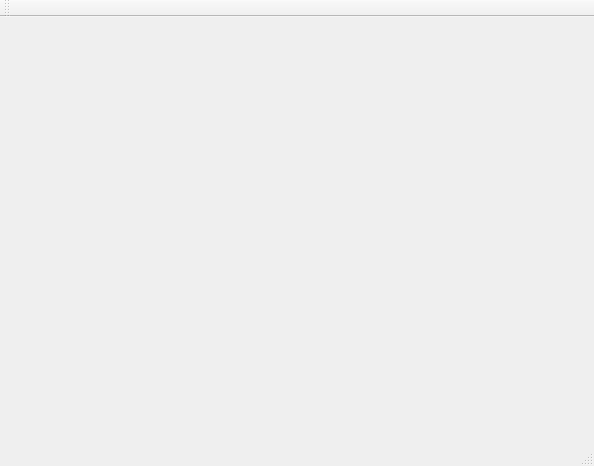
<?xml version="1.0" encoding="UTF-8"?>
<ui version="4.0">
 <class>MainWindow</class>
 <widget class="QMainWindow" name="MainWindow">
  <property name="geometry">
   <rect>
    <x>0</x>
    <y>0</y>
    <width>594</width>
    <height>466</height>
   </rect>
  </property>
  <property name="windowTitle">
   <string>MainWindow</string>
  </property>
  <widget class="QWidget" name="centralWidget">
   <widget class="ImageSwitch" name="imageSwitch">
    <property name="geometry">
     <rect>
      <x>170</x>
      <y>200</y>
      <width>87</width>
      <height>28</height>
     </rect>
    </property>
    <property name="isChecked" stdset="0">
     <bool>true</bool>
    </property>
    <property name="buttonStyle">
     <enum>ImageSwitch::ButtonStyle_2</enum>
    </property>
   </widget>
   <widget class="ImageSwitch" name="imageSwitch_2">
    <property name="geometry">
     <rect>
      <x>200</x>
      <y>320</y>
      <width>87</width>
      <height>28</height>
     </rect>
    </property>
   </widget>
   <widget class="SwitchButton" name="switchButton">
    <property name="geometry">
     <rect>
      <x>390</x>
      <y>210</y>
      <width>60</width>
      <height>30</height>
     </rect>
    </property>
    <property name="buttonStyle">
     <enum>SwitchButton::ButtonStyle_CircleIn</enum>
    </property>
   </widget>
   <widget class="AnimationButton1" name="animationButton1">
    <property name="geometry">
     <rect>
      <x>280</x>
      <y>80</y>
      <width>95</width>
      <height>95</height>
     </rect>
    </property>
   </widget>
   <widget class="AnimationButton2" name="animationButton2">
    <property name="geometry">
     <rect>
      <x>460</x>
      <y>80</y>
      <width>95</width>
      <height>95</height>
     </rect>
    </property>
   </widget>
   <widget class="LightButton" name="lightButton">
    <property name="geometry">
     <rect>
      <x>370</x>
      <y>280</y>
      <width>100</width>
      <height>100</height>
     </rect>
    </property>
   </widget>
   <widget class="ImageCalendar" name="imageCalendar">
    <property name="geometry">
     <rect>
      <x>280</x>
      <y>50</y>
      <width>140</width>
      <height>158</height>
     </rect>
    </property>
    <property name="calendarStyle">
     <enum>ImageCalendar::CalendarStyle_Blue</enum>
    </property>
   </widget>
   <widget class="QwtPlot" name="qwtPlot">
    <property name="geometry">
     <rect>
      <x>50</x>
      <y>70</y>
      <width>201</width>
      <height>91</height>
     </rect>
    </property>
   </widget>
   <widget class="QwBattery" name="qwBattery">
    <property name="geometry">
     <rect>
      <x>30</x>
      <y>240</y>
      <width>111</width>
      <height>41</height>
     </rect>
    </property>
   </widget>
  </widget>
  <widget class="QMenuBar" name="menuBar">
   <property name="geometry">
    <rect>
     <x>0</x>
     <y>0</y>
     <width>594</width>
     <height>23</height>
    </rect>
   </property>
  </widget>
  <widget class="QToolBar" name="mainToolBar">
   <attribute name="toolBarArea">
    <enum>TopToolBarArea</enum>
   </attribute>
   <attribute name="toolBarBreak">
    <bool>false</bool>
   </attribute>
  </widget>
  <widget class="QStatusBar" name="statusBar"/>
 </widget>
 <layoutdefault spacing="6" margin="11"/>
 <customwidgets>
  <customwidget>
   <class>LightButton</class>
   <extends>QWidget</extends>
   <header>lightbutton.h</header>
  </customwidget>
  <customwidget>
   <class>SwitchButton</class>
   <extends>QWidget</extends>
   <header>switchbutton.h</header>
  </customwidget>
  <customwidget>
   <class>AnimationButton1</class>
   <extends>QWidget</extends>
   <header>animationbutton1.h</header>
  </customwidget>
  <customwidget>
   <class>AnimationButton2</class>
   <extends>QWidget</extends>
   <header>animationbutton2.h</header>
  </customwidget>
  <customwidget>
   <class>ImageCalendar</class>
   <extends>QWidget</extends>
   <header>imagecalendar.h</header>
  </customwidget>
  <customwidget>
   <class>ImageSwitch</class>
   <extends>QWidget</extends>
   <header>imageswitch.h</header>
  </customwidget>
  <customwidget>
   <class>QwBattery</class>
   <extends>QWidget</extends>
   <header>qwbattery.h</header>
  </customwidget>
  <customwidget>
   <class>QwtPlot</class>
   <extends>QFrame</extends>
   <header>qwt_plot.h</header>
  </customwidget>
 </customwidgets>
 <resources/>
 <connections/>
</ui>
